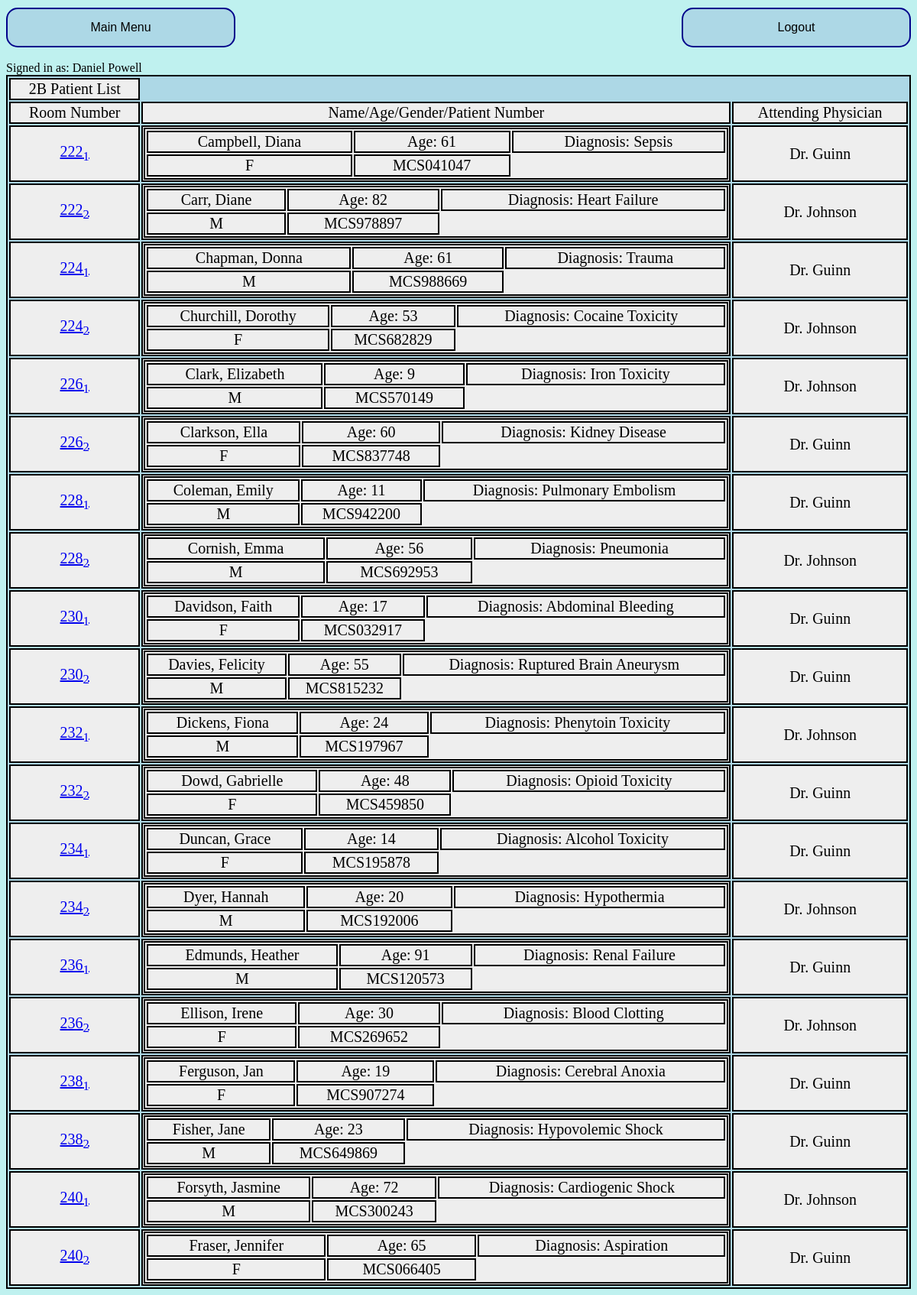
Screenshot of /PatientList.php?Units=2B (signed in) with the database file from the repository.
### tables this page shows
CREATE TABLE Patient(
patientMCS CHAR(9),
patientFirstName VARCHAR(64),
patientLastName VARCHAR(64),
patientSIN CHAR(11),
patientHeight INTEGER,
patientWeight FLOAT,
patientDateOfBirth DATE,
patientGender CHAR,
patientHealthCard LONG,
patientPostalCode CHAR(7),
patientAddress VARCHAR(64),
patientCity VARCHAR(32),
patientPhoneNumber CHAR(17),
patientAdvancedDirective VARCHAR(32),
patientAdvDirOnFile VARCHAR(32),
patientAllergies VARCHAR(64),
patientAdvDirDate DATE,
PRIMARY KEY (patientMCS));

CREATE TABLE ResidesIn(
patientMCS VARCHAR(9) unique,
roomNumber INTEGER,
bedNumber INTEGER,
PRIMARY KEY(patientMCS, roomNumber),
UNIQUE (roomNumber, bedNumber),
FOREIGN KEY (roomNumber) REFERENCES Room (roomNumber),
FOREIGN KEY (patientMCS) REFERENCES Patient (patientMCS),
CHECK ( bedNumber = 1
OR bedNumber = 2));

CREATE TABLE Conditions (
conditionCode CHAR(8),
conditionName VARCHAR(64),
PRIMARY KEY (conditionCode));

CREATE TABLE Doctor(
doctorLastName VARCHAR(64),
doctorFirstName VARCHAR(64),
doctorPhoneNumber CHAR(17),
doctorTitle VARCHAR(64),
doctorSIN CHAR(11),
PRIMARY KEY(doctorSIN));

### PatientList.php (the view, shortened to what this page needs)
<html>
	<head>
		<link
        		href = "./style.css"
        		type = "text/css"
        		rel  = "stylesheet">
	</head>
	<body bgcolor="#BFF1EF">
		<form action="Units.php">
				<input type="submit" value="Main Menu">
		</form>
		<form class="logout" action="Logout.php">
				<input type="submit" value="Logout">
		</form>
		<div id="User">
			<?php
			$USER = $_SESSION['uName'];
			echo "Signed in as: $USER";
			?>
		</div>
		<?php
		include("config.php");
		$Unit = $_GET['Units'];
		if($Unit == "Search")
		{
			$Unit = "";
			$result = mysqli_query($db, $_SESSION['pSearch']);
		}
		else
		{
			$Unit = mysqli_real_escape_string($db, $Unit);
			$sql = "SELECT *, TIMESTAMPDIFF(YEAR, patientDateOfBirth, CURDATE()) AS age FROM Patient natural join ResidesIn natural join Room natural join DiagnosedWith natural join Conditions natural join IsProvidedForBy natural join Doctor WHERE '$Unit' = unitCode AND role='Attending Physician' ORDER BY roomNumber;";
			$result = mysqli_query($db,$sql);
		}
		echo "<table border='1' id='Main'>";
		echo "<tr>
				<td>" . $Unit . " Patient List</td>
			</tr>";
		echo "<tr>
				<td>Room Number</td>
				<td>Name/Age/Gender/Patient Number</td>
				<td>Attending Physician</td>
			</tr>";
		if($result !== FALSE)
		{
			while($row = mysqli_fetch_array($result, MYSQLI_ASSOC))
			{
				echo "<tr>
						<td><a href='Main.php?Patientmcs=" . $row['patientMCS'] . "'>" . $row['roomNumber'] . "<sub>" . $row['bedNumber'] ."</sub></a></td>
						<td border='none'>
							<table border='none'>
								<tr>
									<td>" . $row['patientLastName'] . ", " . $row['patientFirstName'] . "</td>
									<td>Age: ". $row['age'] ." </td>
									<td>Diagnosis: " . $row['conditionName'] . "</td>
								</tr>
								<tr>
									<td>" . $row['patientGender'] . "</td>
									<td>" . $row['patientMCS'] . "</td>
								</tr>
							</table>
						</td>
						<td>Dr. " . $row['doctorLastName'] . "</td>
					</tr>";
			}
		}
		else
		{
		}
		echo "</table>";
		?>
	</body>
</html>

### style.css (style rules this page uses)
html { text-style:Courier New; }
table { border: 2px solid black; width: 100%; }
td { border: 2px solid black; text-align: center; }
.logout { top: 8px; right: 8px; position: absolute; }
input { background-color: lightblue; border: 2px solid darkblue; border-radius: 15px; color: black; width: 300px; padding: 15px 15px; text-align: center; text-decoration: none; display: inline-block; font-size: 16px; margin-top: 2px; margin-bottom: 2px; }
#Main { border: 2px solid black; width: 100%; font-size: 20px; background-color: lightblue; }
#Main tr { background-color: #eee; border-top: 1px solid #fff; font-size: 20px; }
#Main a { pointer-events: none; cursor: default; }

### rows the page displays
patient: residesin.roomNumber "222", residesin.bedNumber "1", patientLastName "Campbell", patientFirstName "Diana", age "61", conditions.conditionName "Sepsis", patientGender "F", patientMCS "MCS041047", doctor.doctorLastName "Guinn"
patient: residesin.roomNumber "222", residesin.bedNumber "2", patientLastName "Carr", patientFirstName "Diane", age "82", conditions.conditionName "Heart Failure", patientGender "M", patientMCS "MCS978897", doctor.doctorLastName "Johnson"
patient: residesin.roomNumber "224", residesin.bedNumber "1", patientLastName "Chapman", patientFirstName "Donna", age "61", conditions.conditionName "Trauma", patientGender "M", patientMCS "MCS988669", doctor.doctorLastName "Guinn"
patient: residesin.roomNumber "224", residesin.bedNumber "2", patientLastName "Churchill", patientFirstName "Dorothy", age "53", conditions.conditionName "Cocaine Toxicity", patientGender "F", patientMCS "MCS682829", doctor.doctorLastName "Johnson"
patient: residesin.roomNumber "226", residesin.bedNumber "1", patientLastName "Clark", patientFirstName "Elizabeth", age "9", conditions.conditionName "Iron Toxicity", patientGender "M", patientMCS "MCS570149", doctor.doctorLastName "Johnson"
patient: residesin.roomNumber "226", residesin.bedNumber "2", patientLastName "Clarkson", patientFirstName "Ella", age "60", conditions.conditionName "Kidney Disease", patientGender "F", patientMCS "MCS837748", doctor.doctorLastName "Guinn"
patient: residesin.roomNumber "228", residesin.bedNumber "1", patientLastName "Coleman", patientFirstName "Emily", age "11", conditions.conditionName "Pulmonary Embolism", patientGender "M", patientMCS "MCS942200", doctor.doctorLastName "Guinn"
patient: residesin.roomNumber "228", residesin.bedNumber "2", patientLastName "Cornish", patientFirstName "Emma", age "56", conditions.conditionName "Pneumonia", patientGender "M", patientMCS "MCS692953", doctor.doctorLastName "Johnson"
patient: residesin.roomNumber "230", residesin.bedNumber "1", patientLastName "Davidson", patientFirstName "Faith", age "17", conditions.conditionName "Abdominal Bleeding", patientGender "F", patientMCS "MCS032917", doctor.doctorLastName "Guinn"
patient: residesin.roomNumber "230", residesin.bedNumber "2", patientLastName "Davies", patientFirstName "Felicity", age "55", conditions.conditionName "Ruptured Brain Aneurysm", patientGender "M", patientMCS "MCS815232", doctor.doctorLastName "Guinn"
patient: residesin.roomNumber "232", residesin.bedNumber "1", patientLastName "Dickens", patientFirstName "Fiona", age "24", conditions.conditionName "Phenytoin Toxicity", patientGender "M", patientMCS "MCS197967", doctor.doctorLastName "Johnson"
patient: residesin.roomNumber "232", residesin.bedNumber "2", patientLastName "Dowd", patientFirstName "Gabrielle", age "48", conditions.conditionName "Opioid Toxicity", patientGender "F", patientMCS "MCS459850", doctor.doctorLastName "Guinn"
patient: residesin.roomNumber "234", residesin.bedNumber "1", patientLastName "Duncan", patientFirstName "Grace", age "14", conditions.conditionName "Alcohol Toxicity", patientGender "F", patientMCS "MCS195878", doctor.doctorLastName "Guinn"
patient: residesin.roomNumber "234", residesin.bedNumber "2", patientLastName "Dyer", patientFirstName "Hannah", age "20", conditions.conditionName "Hypothermia", patientGender "M", patientMCS "MCS192006", doctor.doctorLastName "Johnson"
patient: residesin.roomNumber "236", residesin.bedNumber "1", patientLastName "Edmunds", patientFirstName "Heather", age "91", conditions.conditionName "Renal Failure", patientGender "M", patientMCS "MCS120573", doctor.doctorLastName "Guinn"
patient: residesin.roomNumber "236", residesin.bedNumber "2", patientLastName "Ellison", patientFirstName "Irene", age "30", conditions.conditionName "Blood Clotting", patientGender "F", patientMCS "MCS269652", doctor.doctorLastName "Johnson"
patient: residesin.roomNumber "238", residesin.bedNumber "1", patientLastName "Ferguson", patientFirstName "Jan", age "19", conditions.conditionName "Cerebral Anoxia", patientGender "F", patientMCS "MCS907274", doctor.doctorLastName "Guinn"
patient: residesin.roomNumber "238", residesin.bedNumber "2", patientLastName "Fisher", patientFirstName "Jane", age "23", conditions.conditionName "Hypovolemic Shock", patientGender "M", patientMCS "MCS649869", doctor.doctorLastName "Guinn"
patient: residesin.roomNumber "240", residesin.bedNumber "1", patientLastName "Forsyth", patientFirstName "Jasmine", age "72", conditions.conditionName "Cardiogenic Shock", patientGender "M", patientMCS "MCS300243", doctor.doctorLastName "Johnson"
patient: residesin.roomNumber "240", residesin.bedNumber "2", patientLastName "Fraser", patientFirstName "Jennifer", age "65", conditions.conditionName "Aspiration", patientGender "F", patientMCS "MCS066405", doctor.doctorLastName "Guinn"

### other values shown
$USER "Daniel Powell"
$Unit "2B"
